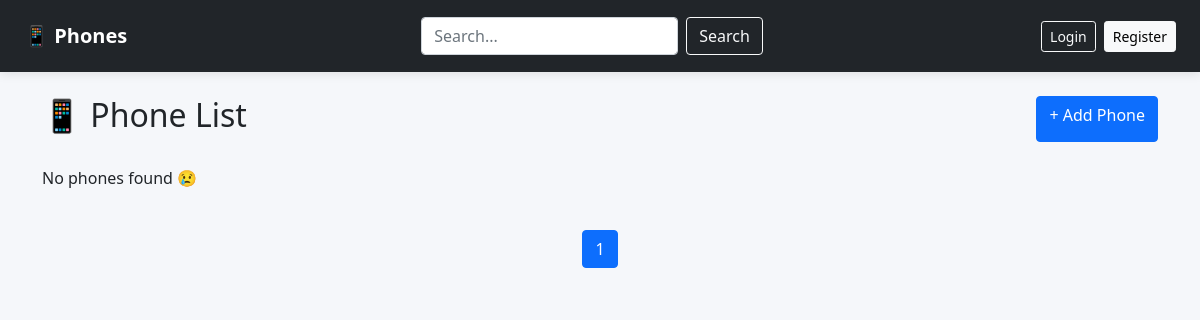
The app's page /shop/, older data.
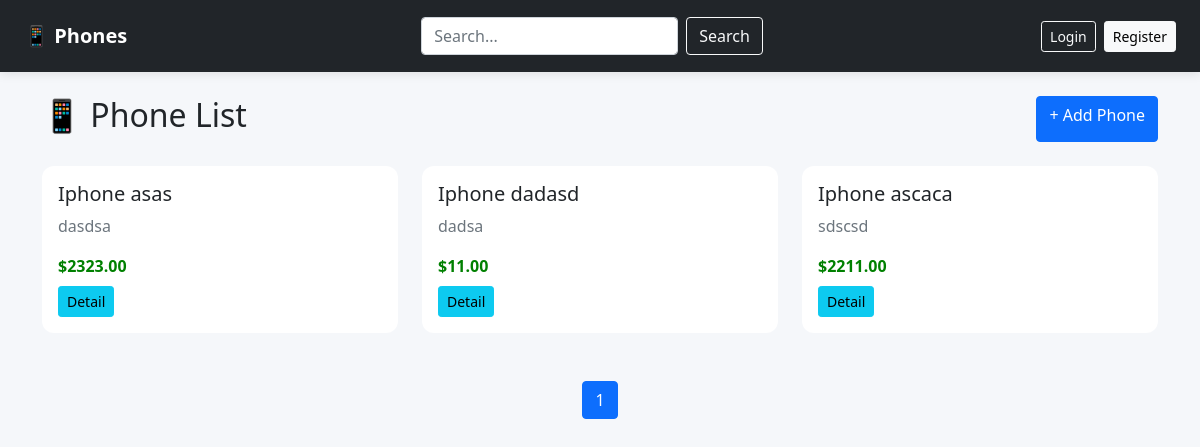
The same page, newer data.
### shop/models.py (models this page shows, shortened)
class Phone(models.Model):
    brand = models.ForeignKey(Brand, on_delete=models.CASCADE)
    name = models.CharField(max_length=100)
    price = models.DecimalField(max_digits=10, decimal_places=2)
    description = models.TextField(blank=True)
    in_stock = models.BooleanField(default=True)
    owner = models.ForeignKey(User, on_delete=models.CASCADE, null=True, blank=True)

class Brand(models.Model):
    name = models.CharField(max_length=50)

### shop/views.py (the view)
# urls.py: path('', views.phone_list, name='phone_list'),
def phone_list(request):
    q = request.GET.get('q')
    phones = Phone.objects.all()
    if q:
        phones = phones.filter(
            Q(name__icontains=q) |
            Q(description__icontains=q) |
            Q(brand__name__icontains=q)
        )
    paginator = Paginator(phones, 6)  # 1 page = 6 ta phone
    page_number = request.GET.get('page')
    page_obj = paginator.get_page(page_number)
    return render(request, 'shop/phone_list.html', {
        'phones': page_obj,   # list o‘rniga page_obj
        'page_obj': page_obj,
        'q': q
    })

### templates/shop/phone_list.html (shortened to what this page needs)
{% extends 'base.html' %}
{% block main %}
<div class="d-flex justify-content-between mb-4">
    <h2>📱 Phone List</h2>
    <a href="{% url 'phone_create' %}" class="btn btn-primary">
        + Add Phone
    </a>
</div>
<div class="row">
    {% for phone in phones %}
    <div class="col-md-4 mb-4">
        <div class="card p-3">
            <h5>{{ phone.brand.name }} {{ phone.name }}</h5>
            <p class="text-muted">
                {{ phone.description|default:"No description"|truncatewords:15 }}
            </p>
            <div class="price mb-2">
                ${{ phone.price }}
            </div>
            <div class="d-flex justify-content-between">
                <a href="{% url 'phone_detail' phone.id %}" class="btn btn-info btn-sm">
                    Detail
                </a>
            </div>
        </div>
    </div>
    {% empty %}
        <p>No phones found 😢</p>
    {% endfor %}
</div>
<nav class="mt-4">
    <ul class="pagination justify-content-center">
        {% for num in page_obj.paginator.page_range %}
            <li class="page-item {% if page_obj.number == num %}active{% endif %}">
                <a class="page-link"
                   href="?page={{ num }}&q={{ q }}">
                    {{ num }}
                </a>
            </li>
        {% endfor %}
    </ul>
</nav>
{% endblock %}

### templates/base.html (shortened to what this page needs)
<!DOCTYPE html>
<html lang="uz">
<head>
    <link href="https://cdn.jsdelivr.net/npm/bootstrap@5.0.2/dist/css/bootstrap.min.css" rel="stylesheet">
</head>
<body>
<nav class="navbar navbar-dark bg-dark px-4 py-3 d-flex justify-content-between">
    <a class="navbar-brand fw-bold" href="{% url 'phone_list' %}">
        📱 Phones
    </a>
    <form class="d-flex" method="get" action="{% url 'phone_list' %}">
        <input class="form-control me-2"
               type="text"
               name="q"
               placeholder="Search..."
               value="{{ request.GET.q|default:'' }}">
        <button class="btn btn-outline-light">
            Search
        </button>
    </form>
    <div class="d-flex align-items-center">
        {% if request.user.is_authenticated %}
            <span class="text-white me-3">
                👋 {{ request.user.username }}
            </span>
            <form method="post" action="{% url 'logout' %}" class="d-inline">
                {% csrf_token %}
                <button type="submit" class="btn btn-outline-light btn-sm">
                    Logout
                </button>
            </form>
        {% else %}
            <a href="{% url 'login' %}" class="btn btn-outline-light btn-sm me-2">
                Login
            </a>
            <a href="{% url 'register' %}" class="btn btn-light btn-sm">
                Register
            </a>
        {% endif %}
    </div>
</nav>
<div class="container mt-4">
    {% block main %}{% endblock %}
</div>
</body>
</html>

### templates/base.html (style rules this page uses)
body { background-color: #f5f7fa; }
.navbar { box-shadow: 0 2px 10px rgba(0,0,0,0.1); }
.card { border: none; border-radius: 12px; transition: 0.3s; }
.price { color: green; font-weight: bold; }

Row changes from the older to the newer data that the page shows:
added Phone: brand.name "Iphone", name "asas", description "dasdsa", price "2323.00"
added Phone: brand.name "Iphone", name "dadasd", description "dadsa", price "11.00"
added Phone: brand.name "Iphone", name "ascaca", description "sdscsd", price "2211.00"
Text that changed along with them:
text no longer shown: "No phones found 😢"
